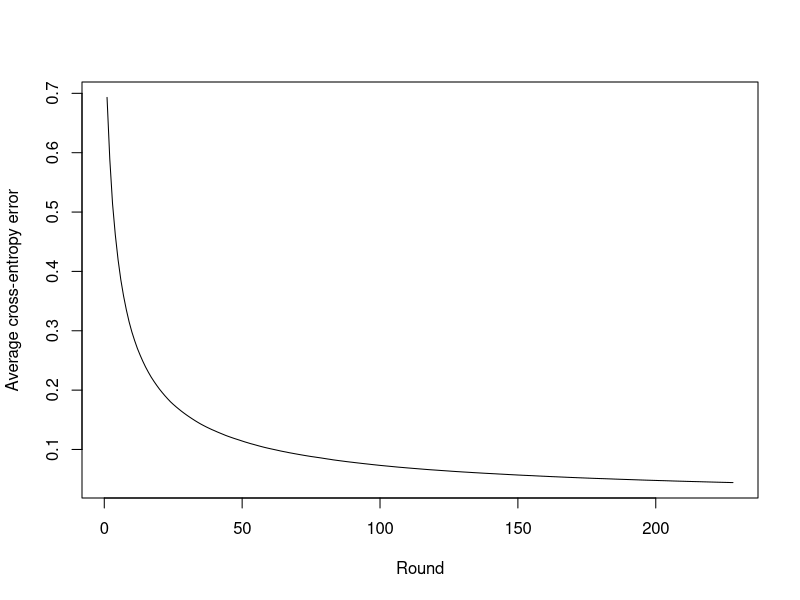

Recreate this plot in R.
## ---- chunk 1
library(dplyr)
data(iris)
D <- iris %>% select(-c(Petal.Length,Petal.Width))
## ---- chunk 2
D %>% group_by(Species) %>% summarize(meanSepal.L= mean(Sepal.Length),meanSepal.W= mean(Sepal.Width))
## ---- chunk 3
X <- as.matrix(D  %>% mutate(Sepal.L.Norm =
                               Sepal.Length-mean(Sepal.Length),Sepal.W.Norm =
                               Sepal.Width-mean(Sepal.Width),intercept=1)%>%
                 select(-c(Species,Sepal.Length,Sepal.Width))) 
Y <- ifelse(D$Species=="setosa",1,-1)

## ---- chunk 4
## Function
# Cross-entropy error
E <- function(x,y,z) 
{
  log(1+exp(-y%*%z%*%x))
}
# Gradient 
grad <- function(x,y,z)
{
  (-y%*%x)/c(exp(y%*%z%*%x)+1)
}
# Function to calculate Euclidean distance
norm_vec <- function(x) sqrt(sum(x^2))

## ---- chunk 5
## Parameter
rate <- 0.01
thres <- 0.01
## Initialization
w <- rep(0,ncol(X))
w.vec <- NULL
w.vec <- rbind(w.vec,w)
e <- NULL
e.vec <- NULL
epoch <- 1
w.var <-1 

while (w.var>=thres)
{
  for (i in 1 : nrow(X))
  {
    e[i] <- E(X[i,],Y[i],w.vec[epoch,])
  }
  e.vec <- rbind(e.vec,mean(e))
  
  seq <-sample(c(1:nrow(X)),nrow(X),replace=F)
  for (i in 1:100) 
  {
    gradient <- grad(X[seq[i],],Y[seq[i]],w)
    w <- w -rate%*%gradient
  }
  w.vec <- rbind(w.vec,w)
  epoch = epoch+1
  w.var <-norm_vec(w.vec[epoch-1,]-w.vec[epoch,])
  
}
## ---- chunk 6
plot(e.vec,type="l",xlab="Round",ylab="Average cross-entropy error")
## ---- chunk 7
Y.sig <- exp(X %*% t(w))/(1+exp(X%*%t(w)))
Y.predict <- ifelse(Y.sig >0.5,1,-1)
length(which(Y.predict != Y)) ## zero misclassified observation
